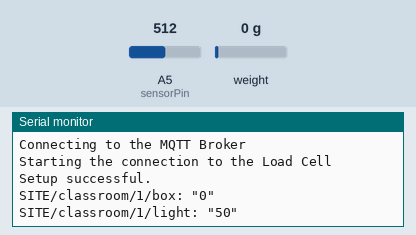
Simulated run of this sketch. Board: Arduino Uno, built with avr-gcc and run on an emulated ATmega328P. Parts: the last lines printed to the serial monitor. Inputs (shaded band) come from the test bench; at power-on: weight on the scale 0 g, A5 (sensorPin) = 512. WiFi joins after 1.5 s; servers stay silent unless stated; no MQTT or app messages arrive unless stated.

Above: at 3.1 s.
3.2 s: weight on the scale set to 100 g
At 4.3 s:
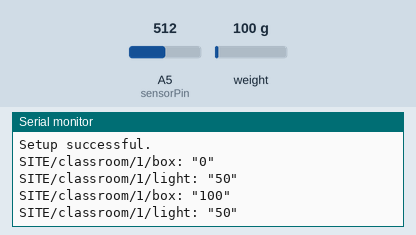
4.7 s: A5 (sensorPin) set to 716
At 6.1 s:
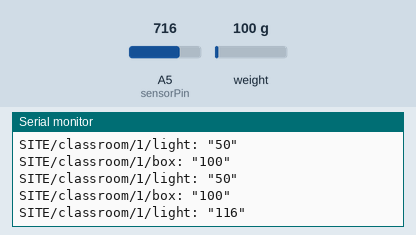
6.2 s: weight on the scale set to 1250 g
At 8.1 s:
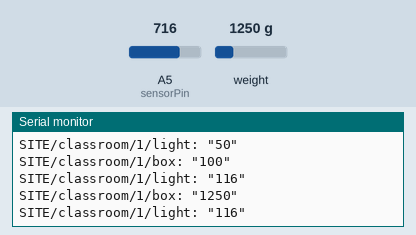
10.7 s: A5 (sensorPin) set to 900
At 11.2 s:
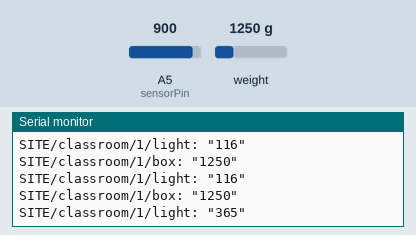
Timing chart, 0 to 13.2 s (numbered marks = the images above; inputs shaded):
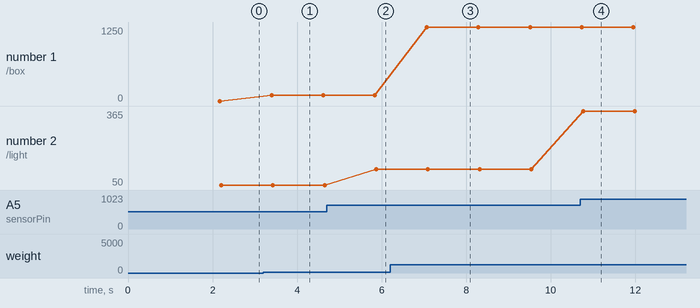

Measured:
- after the input at 3.2 s, the serial monitor: prints a new line after 0.20 s (image 1)
- after the input at 4.7 s, the serial monitor: prints a new line after 1.2 s (image 2)
- after the input at 6.2 s, the serial monitor: prints a new line after 0.86 s (image 3)
- after the input at 10.7 s, the serial monitor: prints a new line after 0.06 s (image 4)
- plotted number 1: 0 → 100 after the input at 3.2 s, 100 → 1250 after the input at 6.2 s
- plotted number 2: 50 → 116 after the input at 4.7 s, 116 → 365 after the input at 10.7 s

The sketch:

ACM.ino
```cpp
/*
  ACM - Adaptive Classroom Manager - Early POC
  https://github.com/TaiBa131/ACM
*/

#include <Ethernet.h>
  // HX711_ADC HAS A CHANGED config.h (#define SAMPLES 2)
#include <HX711_ADC.h> // https://github.com/olkal/HX711_ADC
#include <ArduinoMqttClient.h>
#include "secrets.h"

byte mac[] = {
  0x00, 0xAA, 0xBB, 0xCC, 0xDE, 0x02 // MAC address
};

const char  broker[] = SECRET_SERVER;
int         port = SECRET_PORT;
String classroom = SECRET_CLASSROOM;
String site = SECRET_SITE;

const int lcFactor = 819;
const float lcTare = 8570568;

const int sensorPin = A5;
const int VIN = 5;
const int R = 10000;

int sensorVal=0;
int lux=0;

EthernetClient client;
MqttClient mqtt(client);
HX711_ADC LoadCell(3, 4); // data pin + serial clock pin

///////////////
//   SETUP   //
///////////////

void setup() {
  beginSerial();
  beginEthernet();
  beginMqtt();
  beginLoadCell();

  Serial.println("Setup successful.");
}

///////////////
//   LOOP    //
///////////////

void loop() {
  mqtt.poll();
  Ethernet.maintain();

  weight();
  light();
  delay(1000);
}

///////////////
//  VARIOUS  //
///////////////

void weight() {
  for(int i=0;i<=10;i++) {
    LoadCell.update();
    delay(20);
  }

  int load = LoadCell.getData();
  sendMessage(String(load), "box");
}

void light() {
  sendMessage(String(getLux()), "light");
}

void sendMessage(String content, String reason){
  String topic = (site + "/classroom/" + classroom + "/" + reason);
  Serial.println(topic + ": \"" + content + "\"" );
  mqtt.beginMessage(topic);
  mqtt.print(content);
  mqtt.endMessage();
}

int getLux() {
  sensorVal = analogRead(sensorPin);
  float Vout = float(sensorVal) * (VIN / float(1023));// Conversion analog to voltage
  float RLDR = (R * (VIN - Vout))/Vout; // Conversion voltage to resistance
  int phys=500/(RLDR/1000); // Conversion resitance to lumen
  return phys;
}

/////////////////////
// SETUP FUNCTIONS //
/////////////////////

void beginSerial() {
  Serial.begin(9600); // Open serial with 9600 baud
  Serial.println("Serial is set up.");
}

void beginEthernet() {
  Serial.println("Getting IP address with DHCP");
  if (Ethernet.begin(mac) == 0) {
    Serial.println("Failed to configure Ethernet using DHCP");
    while (true) {
      delay(1);
    }
  }

  // print your local IP address:
  Serial.print("My IP address: ");
  Serial.println(Ethernet.localIP());
}

void beginMqtt() {
  Serial.println("Connecting to the MQTT Broker");
  if (!mqtt.connect(broker, port)) {
    while (1);
  }
}

void beginLoadCell() {
  Serial.println("Starting the connection to the Load Cell");
  LoadCell.begin(); // start hx711 connection
  LoadCell.start(0); // 2000 ms to stabilize but will be set to 0 when the tare offset is found
  LoadCell.setCalFactor(lcFactor); // Calibration factor from Serialthe calibration sketch
  LoadCell.setTareOffset(lcTare);
}
```

secrets.h
```cpp
//Domain of the MQTT Server
#define SECRET_SERVER     "test.mosquitto.org"
//Port of the MQTT Server
#define SECRET_PORT 1883

//Classroom
#define SECRET_CLASSROOM  "1"
//Site of the Classroom
#define SECRET_SITE "SITE"
```
